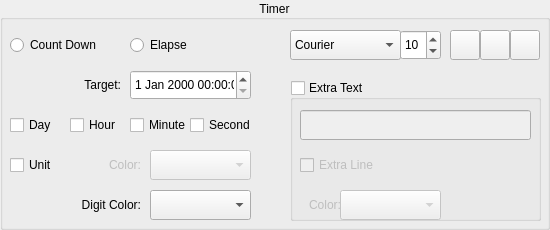
<?xml version="1.0" encoding="UTF-8"?>
<ui version="4.0">
 <class>TimerAttrCfger</class>
 <widget class="QGroupBox" name="TimerAttrCfger">
  <property name="geometry">
   <rect>
    <x>0</x>
    <y>0</y>
    <width>550</width>
    <height>230</height>
   </rect>
  </property>
  <property name="title">
   <string>Timer</string>
  </property>
  <property name="alignment">
   <set>Qt::AlignCenter</set>
  </property>
  <property name="flat">
   <bool>true</bool>
  </property>
  <widget class="QRadioButton" name="countDown">
   <property name="geometry">
    <rect>
     <x>10</x>
     <y>30</y>
     <width>90</width>
     <height>30</height>
    </rect>
   </property>
   <property name="text">
    <string>Count Down</string>
   </property>
  </widget>
  <widget class="QRadioButton" name="elapse">
   <property name="geometry">
    <rect>
     <x>130</x>
     <y>30</y>
     <width>71</width>
     <height>30</height>
    </rect>
   </property>
   <property name="text">
    <string>Elapse</string>
   </property>
  </widget>
  <widget class="QLabel" name="targetTag">
   <property name="geometry">
    <rect>
     <x>60</x>
     <y>70</y>
     <width>61</width>
     <height>30</height>
    </rect>
   </property>
   <property name="text">
    <string>Target:</string>
   </property>
   <property name="alignment">
    <set>Qt::AlignRight|Qt::AlignTrailing|Qt::AlignVCenter</set>
   </property>
  </widget>
  <widget class="QDateTimeEdit" name="target">
   <property name="geometry">
    <rect>
     <x>130</x>
     <y>70</y>
     <width>121</width>
     <height>30</height>
    </rect>
   </property>
  </widget>
  <widget class="QGroupBox" name="extraText">
   <property name="geometry">
    <rect>
     <x>290</x>
     <y>80</y>
     <width>251</width>
     <height>141</height>
    </rect>
   </property>
   <property name="title">
    <string>Extra Text</string>
   </property>
   <property name="checkable">
    <bool>true</bool>
   </property>
   <property name="checked">
    <bool>false</bool>
   </property>
   <widget class="QLineEdit" name="text">
    <property name="geometry">
     <rect>
      <x>10</x>
      <y>30</y>
      <width>231</width>
      <height>30</height>
     </rect>
    </property>
   </widget>
   <widget class="ColorComboBox" name="textColor">
    <property name="geometry">
     <rect>
      <x>50</x>
      <y>110</y>
      <width>101</width>
      <height>30</height>
     </rect>
    </property>
   </widget>
   <widget class="QLabel" name="label_4">
    <property name="geometry">
     <rect>
      <x>10</x>
      <y>110</y>
      <width>41</width>
      <height>30</height>
     </rect>
    </property>
    <property name="text">
     <string>Color:</string>
    </property>
    <property name="alignment">
     <set>Qt::AlignRight|Qt::AlignTrailing|Qt::AlignVCenter</set>
    </property>
   </widget>
   <widget class="QCheckBox" name="extraLine">
    <property name="geometry">
     <rect>
      <x>10</x>
      <y>70</y>
      <width>91</width>
      <height>30</height>
     </rect>
    </property>
    <property name="text">
     <string>Extra Line</string>
    </property>
   </widget>
  </widget>
  <widget class="QPushButton" name="underLine">
   <property name="geometry">
    <rect>
     <x>510</x>
     <y>30</y>
     <width>30</width>
     <height>30</height>
    </rect>
   </property>
   <property name="toolTip">
    <string>Underline</string>
   </property>
   <property name="icon">
    <iconset>
     <normaloff>image/icon/text_underline_64.png</normaloff>image/icon/text_underline_64.png</iconset>
   </property>
   <property name="checkable">
    <bool>true</bool>
   </property>
   <property name="flat">
    <bool>false</bool>
   </property>
  </widget>
  <widget class="QSpinBox" name="point">
   <property name="geometry">
    <rect>
     <x>400</x>
     <y>30</y>
     <width>41</width>
     <height>30</height>
    </rect>
   </property>
   <property name="toolTip">
    <string>Font size</string>
   </property>
   <property name="maximum">
    <number>512</number>
   </property>
   <property name="value">
    <number>10</number>
   </property>
  </widget>
  <widget class="QPushButton" name="italic">
   <property name="geometry">
    <rect>
     <x>480</x>
     <y>30</y>
     <width>30</width>
     <height>30</height>
    </rect>
   </property>
   <property name="toolTip">
    <string>Italic</string>
   </property>
   <property name="icon">
    <iconset>
     <normaloff>image/icon/text_italic_64.png</normaloff>image/icon/text_italic_64.png</iconset>
   </property>
   <property name="checkable">
    <bool>true</bool>
   </property>
  </widget>
  <widget class="QFontComboBox" name="family">
   <property name="geometry">
    <rect>
     <x>290</x>
     <y>30</y>
     <width>111</width>
     <height>30</height>
    </rect>
   </property>
   <property name="editable">
    <bool>false</bool>
   </property>
   <property name="fontFilters">
    <set>QFontComboBox::MonospacedFonts</set>
   </property>
  </widget>
  <widget class="QPushButton" name="bold">
   <property name="geometry">
    <rect>
     <x>450</x>
     <y>30</y>
     <width>30</width>
     <height>30</height>
    </rect>
   </property>
   <property name="toolTip">
    <string>Bold</string>
   </property>
   <property name="icon">
    <iconset>
     <normaloff>image/icon/text_bold_64.png</normaloff>image/icon/text_bold_64.png</iconset>
   </property>
   <property name="checkable">
    <bool>true</bool>
   </property>
  </widget>
  <widget class="ColorComboBox" name="digitColor">
   <property name="geometry">
    <rect>
     <x>150</x>
     <y>190</y>
     <width>101</width>
     <height>30</height>
    </rect>
   </property>
  </widget>
  <widget class="QCheckBox" name="minute">
   <property name="geometry">
    <rect>
     <x>130</x>
     <y>110</y>
     <width>61</width>
     <height>30</height>
    </rect>
   </property>
   <property name="text">
    <string>Minute</string>
   </property>
  </widget>
  <widget class="QLabel" name="label_3">
   <property name="geometry">
    <rect>
     <x>60</x>
     <y>190</y>
     <width>81</width>
     <height>30</height>
    </rect>
   </property>
   <property name="text">
    <string>Digit Color:</string>
   </property>
   <property name="alignment">
    <set>Qt::AlignRight|Qt::AlignTrailing|Qt::AlignVCenter</set>
   </property>
  </widget>
  <widget class="QCheckBox" name="day">
   <property name="geometry">
    <rect>
     <x>10</x>
     <y>110</y>
     <width>51</width>
     <height>30</height>
    </rect>
   </property>
   <property name="text">
    <string>Day</string>
   </property>
  </widget>
  <widget class="QCheckBox" name="hour">
   <property name="geometry">
    <rect>
     <x>70</x>
     <y>110</y>
     <width>51</width>
     <height>30</height>
    </rect>
   </property>
   <property name="text">
    <string>Hour</string>
   </property>
  </widget>
  <widget class="QCheckBox" name="unit">
   <property name="geometry">
    <rect>
     <x>10</x>
     <y>150</y>
     <width>81</width>
     <height>30</height>
    </rect>
   </property>
   <property name="text">
    <string>Unit</string>
   </property>
  </widget>
  <widget class="ColorComboBox" name="unitColor">
   <property name="enabled">
    <bool>false</bool>
   </property>
   <property name="geometry">
    <rect>
     <x>150</x>
     <y>150</y>
     <width>101</width>
     <height>30</height>
    </rect>
   </property>
  </widget>
  <widget class="QCheckBox" name="second">
   <property name="geometry">
    <rect>
     <x>190</x>
     <y>110</y>
     <width>61</width>
     <height>30</height>
    </rect>
   </property>
   <property name="text">
    <string>Second</string>
   </property>
  </widget>
  <widget class="QLabel" name="unitColorTag">
   <property name="enabled">
    <bool>false</bool>
   </property>
   <property name="geometry">
    <rect>
     <x>100</x>
     <y>150</y>
     <width>41</width>
     <height>30</height>
    </rect>
   </property>
   <property name="text">
    <string>Color:</string>
   </property>
   <property name="alignment">
    <set>Qt::AlignRight|Qt::AlignTrailing|Qt::AlignVCenter</set>
   </property>
  </widget>
 </widget>
 <customwidgets>
  <customwidget>
   <class>ColorComboBox</class>
   <extends>QComboBox</extends>
   <header>ColorComboBox.h</header>
  </customwidget>
 </customwidgets>
 <resources/>
 <connections/>
</ui>
